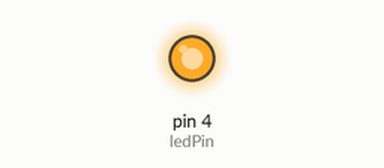
Simulated run of this sketch. Board: Arduino Uno, built with avr-gcc and run on an emulated ATmega328P. Shown: output pins drawn as LEDs (lit = HIGH).

Above: at 0.5 s.
At 5.0 s:
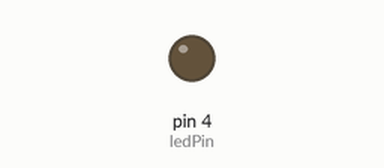
Timing chart, 0 to 6.9 s (numbered marks = the images above):
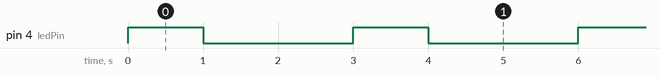

Measured:
- by itself, pin 4 (ledPin): alternates HIGH for 1.0 s and LOW for 2.0 s

The sketch:

LED-Blink.ino
```cpp
const int ledPin = 4;

void setup() {
  // initialize digital pin ledPin as an output
  pinMode(ledPin, OUTPUT);
}

void loop() {
  digitalWrite(ledPin, HIGH);
  delay(1000);
  digitalWrite(ledPin, LOW);
  delay(2000);
}
```
